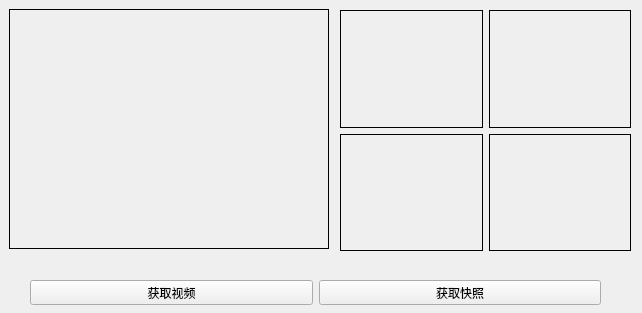
<?xml version="1.0" encoding="UTF-8"?>
<ui version="4.0">
 <class>Widget</class>
 <widget class="QWidget" name="Widget">
  <property name="geometry">
   <rect>
    <x>0</x>
    <y>0</y>
    <width>642</width>
    <height>313</height>
   </rect>
  </property>
  <property name="windowTitle">
   <string>Widget</string>
  </property>
  <widget class="QLabel" name="labelMjpg">
   <property name="geometry">
    <rect>
     <x>9</x>
     <y>9</y>
     <width>320</width>
     <height>240</height>
    </rect>
   </property>
   <property name="sizePolicy">
    <sizepolicy hsizetype="Expanding" vsizetype="Preferred">
     <horstretch>2</horstretch>
     <verstretch>0</verstretch>
    </sizepolicy>
   </property>
   <property name="frameShape">
    <enum>QFrame::Panel</enum>
   </property>
   <property name="frameShadow">
    <enum>QFrame::Plain</enum>
   </property>
   <property name="text">
    <string/>
   </property>
  </widget>
  <widget class="QWidget" name="">
   <property name="geometry">
    <rect>
     <x>340</x>
     <y>10</y>
     <width>291</width>
     <height>241</height>
    </rect>
   </property>
   <layout class="QGridLayout" name="gridLayout">
    <item row="0" column="0">
     <widget class="QLabel" name="labeljpeg1">
      <property name="sizePolicy">
       <sizepolicy hsizetype="Expanding" vsizetype="Preferred">
        <horstretch>2</horstretch>
        <verstretch>0</verstretch>
       </sizepolicy>
      </property>
      <property name="frameShape">
       <enum>QFrame::Panel</enum>
      </property>
      <property name="frameShadow">
       <enum>QFrame::Plain</enum>
      </property>
      <property name="text">
       <string/>
      </property>
     </widget>
    </item>
    <item row="0" column="1">
     <widget class="QLabel" name="labeljpeg2">
      <property name="sizePolicy">
       <sizepolicy hsizetype="Expanding" vsizetype="Preferred">
        <horstretch>2</horstretch>
        <verstretch>0</verstretch>
       </sizepolicy>
      </property>
      <property name="frameShape">
       <enum>QFrame::Panel</enum>
      </property>
      <property name="frameShadow">
       <enum>QFrame::Plain</enum>
      </property>
      <property name="text">
       <string/>
      </property>
     </widget>
    </item>
    <item row="1" column="0">
     <widget class="QLabel" name="labeljpeg3">
      <property name="sizePolicy">
       <sizepolicy hsizetype="Expanding" vsizetype="Preferred">
        <horstretch>2</horstretch>
        <verstretch>0</verstretch>
       </sizepolicy>
      </property>
      <property name="frameShape">
       <enum>QFrame::Panel</enum>
      </property>
      <property name="frameShadow">
       <enum>QFrame::Plain</enum>
      </property>
      <property name="text">
       <string/>
      </property>
     </widget>
    </item>
    <item row="1" column="1">
     <widget class="QLabel" name="labeljpeg4">
      <property name="sizePolicy">
       <sizepolicy hsizetype="Expanding" vsizetype="Preferred">
        <horstretch>2</horstretch>
        <verstretch>0</verstretch>
       </sizepolicy>
      </property>
      <property name="frameShape">
       <enum>QFrame::Panel</enum>
      </property>
      <property name="frameShadow">
       <enum>QFrame::Plain</enum>
      </property>
      <property name="text">
       <string/>
      </property>
     </widget>
    </item>
   </layout>
  </widget>
  <widget class="QWidget" name="">
   <property name="geometry">
    <rect>
     <x>30</x>
     <y>280</y>
     <width>571</width>
     <height>25</height>
    </rect>
   </property>
   <layout class="QHBoxLayout" name="horizontalLayout">
    <item>
     <widget class="QPushButton" name="btnGetMjpg">
      <property name="text">
       <string>获取视频</string>
      </property>
     </widget>
    </item>
    <item>
     <widget class="QPushButton" name="btnGetJpeg">
      <property name="text">
       <string>获取快照</string>
      </property>
     </widget>
    </item>
   </layout>
  </widget>
 </widget>
 <resources/>
 <connections/>
</ui>
